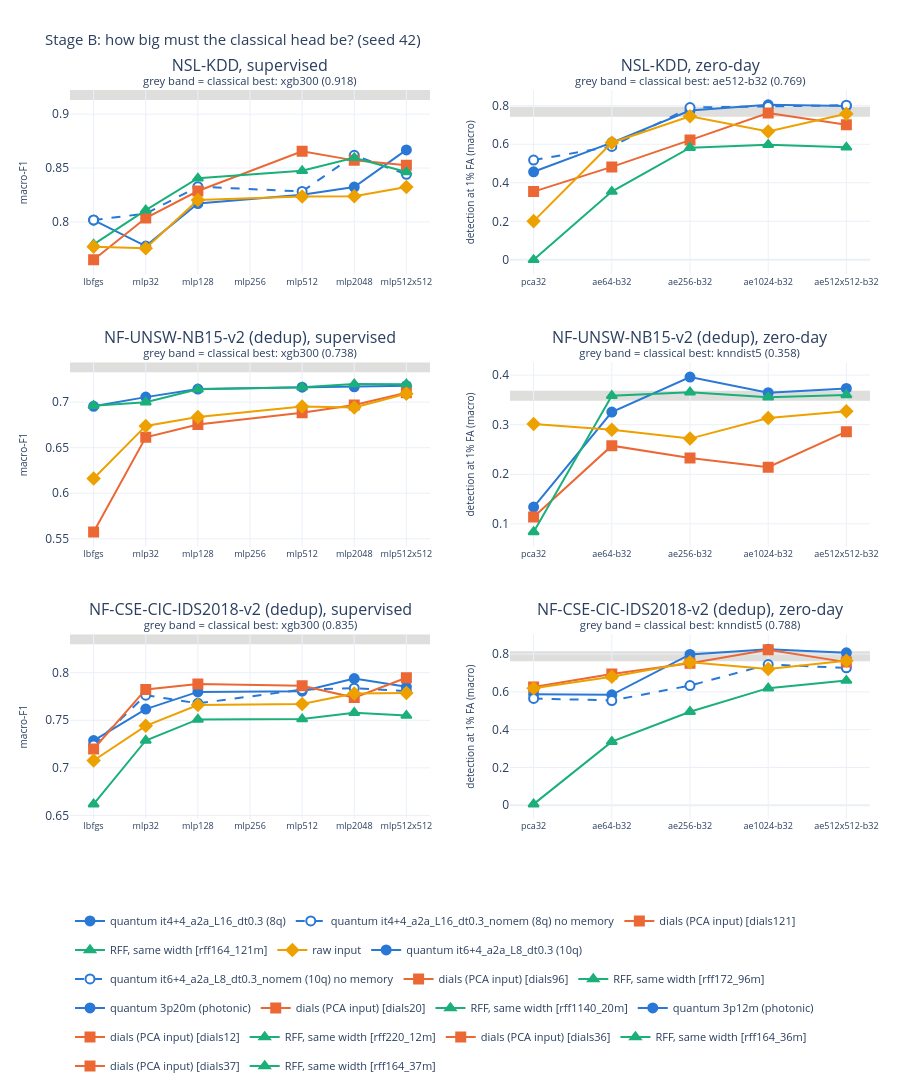

Write notebook code for a chart like this one.
### Markdown cell above
## 4. How big must the classical head be? (stage B, seed 42)

### Code cell
P.fig_heads(D, metric=METRIC, scheme=SCHEME)

### Figure 1 — Plotly figure (JSON) as saved in the notebook; plotly's stock layout.template omitted (floating-point values rounded to 4 significant figures)
{"data": [{"hovertemplate": "quantum it4+4_a2a_L16_dt0.3 (8q)<br>%{x}: %{y:.4f}<extra></extra>", "legendgroup": "quantum it4+4_a2a_L16_dt0.3 (8q)", "line": {"color": "#2a78d6", "dash": "solid", "width": 2}, "marker": {"color": "#2a78d6", "line": {"color": "#2a78d6", "width": 2}, "size": 9, "symbol": "circle"}, "mode": "lines+markers", "name": "quantum it4+4_a2a_L16_dt0.3 (8q)", "showlegend": true, "type": "scatter", "x": ["lbfgs", "mlp32", "mlp128", "mlp512", "mlp2048", "mlp512x512"], "xaxis": "x", "y": [0.8015, 0.7776, 0.8171, 0.8252, 0.8323, 0.8668], "yaxis": "y"}, {"hovertemplate": "quantum it4+4_a2a_L16_dt0.3_nomem (8q) no memory<br>%{x}: %{y:.4f}<extra></extra>", "legendgroup": "quantum it4+4_a2a_L16_dt0.3_nomem (8q) no memory", "line": {"color": "#2a78d6", "dash": "dash", "width": 2}, "marker": {"color": "white", "line": {"color": "#2a78d6", "width": 2}, "size": 9, "symbol": "circle"}, "mode": "lines+markers", "name": "quantum it4+4_a2a_L16_dt0.3_nomem (8q) no memory", "showlegend": true, "type": "scatter", "x": ["lbfgs", "mlp32", "mlp128", "mlp512", "mlp2048", "mlp512x512"], "xaxis": "x", "y": [0.8018, 0.8076, 0.8327, 0.8282, 0.8617, 0.8441], "yaxis": "y"}, {"hovertemplate": "dials (PCA input) [dials121]<br>%{x}: %{y:.4f}<extra></extra>", "legendgroup": "dials (PCA input) [dials121]", "line": {"color": "#eb6834", "dash": "solid", "width": 2}, "marker": {"color": "#eb6834", "line": {"color": "#eb6834", "width": 2}, "size": 9, "symbol": "square"}, "mode": "lines+markers", "name": "dials (PCA input) [dials121]", "showlegend": true, "type": "scatter", "x": ["lbfgs", "mlp32", "mlp128", "mlp512", "mlp2048", "mlp512x512"], "xaxis": "x", "y": [0.7648, 0.8036, 0.8286, 0.8655, 0.8571, 0.8525], "yaxis": "y"}, {"hovertemplate": "RFF, same width [rff164_121m]<br>%{x}: %{y:.4f}<extra></extra>", "legendgroup": "RFF, same width [rff164_121m]", "line": {"color": "#1baf7a", "dash": "solid", "width": 2}, "marker": {"color": "#1baf7a", "line": {"color": "#1baf7a", "width": 2}, "size": 9, "symbol": "triangle-up"}, "mode": "lines+markers", "name": "RFF, same width [rff164_121m]", "showlegend": true, "type": "scatter", "x": ["lbfgs", "mlp32", "mlp128", "mlp512", "mlp2048", "mlp512x512"], "xaxis": "x", "y": [0.779, 0.8108, 0.8405, 0.8474, 0.8595, 0.8463], "yaxis": "y"}, {"hovertemplate": "raw input<br>%{x}: %{y:.4f}<extra></extra>", "legendgroup": "raw input", "line": {"color": "#eda100", "dash": "solid", "width": 2}, "marker": {"color": "#eda100", "line": {"color": "#eda100", "width": 2}, "size": 9, "symbol": "diamond"}, "mode": "lines+markers", "name": "raw input", "showlegend": true, "type": "scatter", "x": ["lbfgs", "mlp32", "mlp128", "mlp512", "mlp2048", "mlp512x512"], "xaxis": "x", "y": [0.777, 0.7755, 0.8203, 0.8235, 0.8238, 0.8323], "yaxis": "y"}, {"hovertemplate": "quantum it6+4_a2a_L8_dt0.3 (10q)<br>%{x}: %{y:.4f}<extra></extra>", "legendgroup": "quantum it6+4_a2a_L8_dt0.3 (10q)", "line": {"color": "#2a78d6", "dash": "solid", "width": 2}, "marker": {"color": "#2a78d6", "line": {"color": "#2a78d6", "width": 2}, "size": 9, "symbol": "circle"}, "mode": "lines+markers", "name": "quantum it6+4_a2a_L8_dt0.3 (10q)", "showlegend": true, "type": "scatter", "x": ["pca32", "ae64-b32", "ae256-b32", "ae1024-b32", "ae512x512-b32"], "xaxis": "x2", "y": [0.4572, 0.6088, 0.7751, 0.8046, 0.7986], "yaxis": "y2"}, {"hovertemplate": "quantum it6+4_a2a_L8_dt0.3_nomem (10q) no memory<br>%{x}: %{y:.4f}<extra></extra>", "legendgroup": "quantum it6+4_a2a_L8_dt0.3_nomem (10q) no memory", "line": {"color": "#2a78d6", "dash": "dash", "width": 2}, "marker": {"color": "white", "line": {"color": "#2a78d6", "width": 2}, "size": 9, "symbol": "circle"}, "mode": "lines+markers", "name": "quantum it6+4_a2a_L8_dt0.3_nomem (10q) no memory", "showlegend": true, "type": "scatter", "x": ["pca32", "ae64-b32", "ae256-b32", "ae1024-b32", "ae512x512-b32"], "xaxis": "x2", "y": [0.5179, 0.5888, 0.7907, 0.7962, 0.8025], "yaxis": "y2"}, {"hovertemplate": "dials (PCA input) [dials96]<br>%{x}: %{y:.4f}<extra></extra>", "legendgroup": "dials (PCA input) [dials96]", "line": {"color": "#eb6834", "dash": "solid", "width": 2}, "marker": {"color": "#eb6834", "line": {"color": "#eb6834", "width": 2}, "size": 9, "symbol": "square"}, "mode": "lines+markers", "name": "dials (PCA input) [dials96]", "showlegend": true, "type": "scatter", "x": ["pca32", "ae64-b32", "ae256-b32", "ae1024-b32", "ae512x512-b32"], "xaxis": "x2", "y": [0.3543, 0.4824, 0.6216, 0.7621, 0.7017], "yaxis": "y2"}, {"hovertemplate": "RFF, same width [rff172_96m]<br>%{x}: %{y:.4f}<extra></extra>", "legendgroup": "RFF, same width [rff172_96m]", "line": {"color": "#1baf7a", "dash": "solid", "width": 2}, "marker": {"color": "#1baf7a", "line": {"color": "#1baf7a", "width": 2}, "size": 9, "symbol": "triangle-up"}, "mode": "lines+markers", "name": "RFF, same width [rff172_96m]", "showlegend": true, "type": "scatter", "x": ["pca32", "ae64-b32", "ae256-b32", "ae1024-b32", "ae512x512-b32"], "xaxis": "x2", "y": [0.0, 0.3545, 0.5821, 0.5981, 0.5842], "yaxis": "y2"}, {"hovertemplate": "raw input<br>%{x}: %{y:.4f}<extra></extra>", "legendgroup": "raw input", "line": {"color": "#eda100", "dash": "solid", "width": 2}, "marker": {"color": "#eda100", "line": {"color": "#eda100", "width": 2}, "size": 9, "symbol": "diamond"}, "mode": "lines+markers", "name": "raw input", "showlegend": false, "type": "scatter", "x": ["pca32", "ae64-b32", "ae256-b32", "ae1024-b32", "ae512x512-b32"], "xaxis": "x2", "y": [0.2009, 0.6082, 0.7455, 0.6668, 0.758], "yaxis": "y2"}, {"hovertemplate": "quantum 3p20m (photonic)<br>%{x}: %{y:.4f}<extra></extra>", "legendgroup": "quantum 3p20m (photonic)", "line": {"color": "#2a78d6", "dash": "solid", "width": 2}, "marker": {"color": "#2a78d6", "line": {"color": "#2a78d6", "width": 2}, "size": 9, "symbol": "circle"}, "mode": "lines+markers", "name": "quantum 3p20m (photonic)", "showlegend": true, "type": "scatter", "x": ["lbfgs", "mlp32", "mlp128", "mlp512", "mlp2048", "mlp512x512"], "xaxis": "x3", "y": [0.6955, 0.7055, 0.7143, 0.7164, 0.7169, 0.7181], "yaxis": "y3"}, {"hovertemplate": "dials (PCA input) [dials20]<br>%{x}: %{y:.4f}<extra></extra>", "legendgroup": "dials (PCA input) [dials20]", "line": {"color": "#eb6834", "dash": "solid", "width": 2}, "marker": {"color": "#eb6834", "line": {"color": "#eb6834", "width": 2}, "size": 9, "symbol": "square"}, "mode": "lines+markers", "name": "dials (PCA input) [dials20]", "showlegend": true, "type": "scatter", "x": ["lbfgs", "mlp32", "mlp128", "mlp512", "mlp2048", "mlp512x512"], "xaxis": "x3", "y": [0.5575, 0.6614, 0.6755, 0.6885, 0.6967, 0.7103], "yaxis": "y3"}, {"hovertemplate": "RFF, same width [rff1140_20m]<br>%{x}: %{y:.4f}<extra></extra>", "legendgroup": "RFF, same width [rff1140_20m]", "line": {"color": "#1baf7a", "dash": "solid", "width": 2}, "marker": {"color": "#1baf7a", "line": {"color": "#1baf7a", "width": 2}, "size": 9, "symbol": "triangle-up"}, "mode": "lines+markers", "name": "RFF, same width [rff1140_20m]", "showlegend": true, "type": "scatter", "x": ["lbfgs", "mlp32", "mlp128", "mlp512", "mlp2048", "mlp512x512"], "xaxis": "x3", "y": [0.6962, 0.6999, 0.7141, 0.7162, 0.7198, 0.7196], "yaxis": "y3"}, {"hovertemplate": "raw input<br>%{x}: %{y:.4f}<extra></extra>", "legendgroup": "raw input", "line": {"color": "#eda100", "dash": "solid", "width": 2}, "marker": {"color": "#eda100", "line": {"color": "#eda100", "width": 2}, "size": 9, "symbol": "diamond"}, "mode": "lines+markers", "name": "raw input", "showlegend": false, "type": "scatter", "x": ["lbfgs", "mlp32", "mlp128", "mlp512", "mlp2048", "mlp512x512"], "xaxis": "x3", "y": [0.6161, 0.6739, 0.6836, 0.6953, 0.6941, 0.7093], "yaxis": "y3"}, {"hovertemplate": "quantum 3p12m (photonic)<br>%{x}: %{y:.4f}<extra></extra>", "legendgroup": "quantum 3p12m (photonic)", "line": {"color": "#2a78d6", "dash": "solid", "width": 2}, "marker": {"color": "#2a78d6", "line": {"color": "#2a78d6", "width": 2}, "size": 9, "symbol": "circle"}, "mode": "lines+markers", "name": "quantum 3p12m (photonic)", "showlegend": true, "type": "scatter", "x": ["pca32", "ae64-b32", "ae256-b32", "ae1024-b32", "ae512x512-b32"], "xaxis": "x4", "y": [0.134, 0.3254, 0.3961, 0.3646, 0.3731], "yaxis": "y4"}, {"hovertemplate": "dials (PCA input) [dials12]<br>%{x}: %{y:.4f}<extra></extra>", "legendgroup": "dials (PCA input) [dials12]", "line": {"color": "#eb6834", "dash": "solid", "width": 2}, "marker": {"color": "#eb6834", "line": {"color": "#eb6834", "width": 2}, "size": 9, "symbol": "square"}, "mode": "lines+markers", "name": "dials (PCA input) [dials12]", "showlegend": true, "type": "scatter", "x": ["pca32", "ae64-b32", "ae256-b32", "ae1024-b32", "ae512x512-b32"], "xaxis": "x4", "y": [0.1138, 0.2577, 0.2327, 0.2143, 0.286], "yaxis": "y4"}, {"hovertemplate": "RFF, same width [rff220_12m]<br>%{x}: %{y:.4f}<extra></extra>", "legendgroup": "RFF, same width [rff220_12m]", "line": {"color": "#1baf7a", "dash": "solid", "width": 2}, "marker": {"color": "#1baf7a", "line": {"color": "#1baf7a", "width": 2}, "size": 9, "symbol": "triangle-up"}, "mode": "lines+markers", "name": "RFF, same width [rff220_12m]", "showlegend": true, "type": "scatter", "x": ["pca32", "ae64-b32", "ae256-b32", "ae1024-b32", "ae512x512-b32"], "xaxis": "x4", "y": [0.08362, 0.3583, 0.3657, 0.3553, 0.36], "yaxis": "y4"}, {"hovertemplate": "raw input<br>%{x}: %{y:.4f}<extra></extra>", "legendgroup": "raw input", "line": {"color": "#eda100", "dash": "solid", "width": 2}, "marker": {"color": "#eda100", "line": {"color": "#eda100", "width": 2}, "size": 9, "symbol": "diamond"}, "mode": "lines+markers", "name": "raw input", "showlegend": false, "type": "scatter", "x": ["pca32", "ae64-b32", "ae256-b32", "ae1024-b32", "ae512x512-b32"], "xaxis": "x4", "y": [0.3015, 0.2896, 0.2719, 0.3136, 0.3269], "yaxis": "y4"}, {"hovertemplate": "quantum it4+4_a2a_L16_dt0.3 (8q)<br>%{x}: %{y:.4f}<extra></extra>", "legendgroup": "quantum it4+4_a2a_L16_dt0.3 (8q)", "line": {"color": "#2a78d6", "dash": "solid", "width": 2}, "marker": {"color": "#2a78d6", "line": {"color": "#2a78d6", "width": 2}, "size": 9, "symbol": "circle"}, "mode": "lines+markers", "name": "quantum it4+4_a2a_L16_dt0.3 (8q)", "showlegend": false, "type": "scatter", "x": ["lbfgs", "mlp32", "mlp128", "mlp512", "mlp2048", "mlp512x512"], "xaxis": "x5", "y": [0.7287, 0.7618, 0.7799, 0.7806, 0.7939, 0.7852], "yaxis": "y5"}, {"hovertemplate": "quantum it4+4_a2a_L16_dt0.3_nomem (8q) no memory<br>%{x}: %{y:.4f}<extra></extra>", "legendgroup": "quantum it4+4_a2a_L16_dt0.3_nomem (8q) no memory", "line": {"color": "#2a78d6", "dash": "dash", "width": 2}, "marker": {"color": "white", "line": {"color": "#2a78d6", "width": 2}, "size": 9, "symbol": "circle"}, "mode": "lines+markers", "name": "quantum it4+4_a2a_L16_dt0.3_nomem (8q) no memory", "showlegend": false, "type": "scatter", "x": ["lbfgs", "mlp32", "mlp128", "mlp512", "mlp2048", "mlp512x512"], "xaxis": "x5", "y": [0.7239, 0.7764, 0.7678, 0.7823, 0.7837, 0.7807], "yaxis": "y5"}, {"hovertemplate": "dials (PCA input) [dials36]<br>%{x}: %{y:.4f}<extra></extra>", "legendgroup": "dials (PCA input) [dials36]", "line": {"color": "#eb6834", "dash": "solid", "width": 2}, "marker": {"color": "#eb6834", "line": {"color": "#eb6834", "width": 2}, "size": 9, "symbol": "square"}, "mode": "lines+markers", "name": "dials (PCA input) [dials36]", "showlegend": true, "type": "scatter", "x": ["lbfgs", "mlp32", "mlp128", "mlp512", "mlp2048", "mlp512x512"], "xaxis": "x5", "y": [0.7198, 0.7825, 0.7881, 0.7863, 0.7739, 0.7947], "yaxis": "y5"}, {"hovertemplate": "RFF, same width [rff164_36m]<br>%{x}: %{y:.4f}<extra></extra>", "legendgroup": "RFF, same width [rff164_36m]", "line": {"color": "#1baf7a", "dash": "solid", "width": 2}, "marker": {"color": "#1baf7a", "line": {"color": "#1baf7a", "width": 2}, "size": 9, "symbol": "triangle-up"}, "mode": "lines+markers", "name": "RFF, same width [rff164_36m]", "showlegend": true, "type": "scatter", "x": ["lbfgs", "mlp32", "mlp128", "mlp512", "mlp2048", "mlp512x512"], "xaxis": "x5", "y": [0.6619, 0.7288, 0.7509, 0.7513, 0.758, 0.755], "yaxis": "y5"}, {"hovertemplate": "raw input<br>%{x}: %{y:.4f}<extra></extra>", "legendgroup": "raw input", "line": {"color": "#eda100", "dash": "solid", "width": 2}, "marker": {"color": "#eda100", "line": {"color": "#eda100", "width": 2}, "size": 9, "symbol": "diamond"}, "mode": "lines+markers", "name": "raw input", "showlegend": false, "type": "scatter", "x": ["lbfgs", "mlp32", "mlp128", "mlp512", "mlp2048", "mlp512x512"], "xaxis": "x5", "y": [0.7077, 0.7442, 0.7661, 0.7671, 0.7782, 0.7788], "yaxis": "y5"}, {"hovertemplate": "quantum it4+4_a2a_L16_dt0.3 (8q)<br>%{x}: %{y:.4f}<extra></extra>", "legendgroup": "quantum it4+4_a2a_L16_dt0.3 (8q)", "line": {"color": "#2a78d6", "dash": "solid", "width": 2}, "marker": {"color": "#2a78d6", "line": {"color": "#2a78d6", "width": 2}, "size": 9, "symbol": "circle"}, "mode": "lines+markers", "name": "quantum it4+4_a2a_L16_dt0.3 (8q)", "showlegend": false, "type": "scatter", "x": ["pca32", "ae64-b32", "ae256-b32", "ae1024-b32", "ae512x512-b32"], "xaxis": "x6", "y": [0.5872, 0.5843, 0.798, 0.826, 0.8069], "yaxis": "y6"}, {"hovertemplate": "quantum it4+4_a2a_L16_dt0.3_nomem (8q) no memory<br>%{x}: %{y:.4f}<extra></extra>", "legendgroup": "quantum it4+4_a2a_L16_dt0.3_nomem (8q) no memory", "line": {"color": "#2a78d6", "dash": "dash", "width": 2}, "marker": {"color": "white", "line": {"color": "#2a78d6", "width": 2}, "size": 9, "symbol": "circle"}, "mode": "lines+markers", "name": "quantum it4+4_a2a_L16_dt0.3_nomem (8q) no memory", "showlegend": false, "type": "scatter", "x": ["pca32", "ae64-b32", "ae256-b32", "ae1024-b32", "ae512x512-b32"], "xaxis": "x6", "y": [0.5655, 0.5543, 0.6336, 0.7446, 0.7271], "yaxis": "y6"}, {"hovertemplate": "dials (PCA input) [dials37]<br>%{x}: %{y:.4f}<extra></extra>", "legendgroup": "dials (PCA input) [dials37]", "line": {"color": "#eb6834", "dash": "solid", "width": 2}, "marker": {"color": "#eb6834", "line": {"color": "#eb6834", "width": 2}, "size": 9, "symbol": "square"}, "mode": "lines+markers", "name": "dials (PCA input) [dials37]", "showlegend": true, "type": "scatter", "x": ["pca32", "ae64-b32", "ae256-b32", "ae1024-b32", "ae512x512-b32"], "xaxis": "x6", "y": [0.6256, 0.6944, 0.752, 0.8232, 0.7575], "yaxis": "y6"}, {"hovertemplate": "RFF, same width [rff164_37m]<br>%{x}: %{y:.4f}<extra></extra>", "legendgroup": "RFF, same width [rff164_37m]", "line": {"color": "#1baf7a", "dash": "solid", "width": 2}, "marker": {"color": "#1baf7a", "line": {"color": "#1baf7a", "width": 2}, "size": 9, "symbol": "triangle-up"}, "mode": "lines+markers", "name": "RFF, same width [rff164_37m]", "showlegend": true, "type": "scatter", "x": ["pca32", "ae64-b32", "ae256-b32", "ae1024-b32", "ae512x512-b32"], "xaxis": "x6", "y": [0.005963, 0.3364, 0.495, 0.6198, 0.6599], "yaxis": "y6"}, {"hovertemplate": "raw input<br>%{x}: %{y:.4f}<extra></extra>", "legendgroup": "raw input", "line": {"color": "#eda100", "dash": "solid", "width": 2}, "marker": {"color": "#eda100", "line": {"color": "#eda100", "width": 2}, "size": 9, "symbol": "diamond"}, "mode": "lines+markers", "name": "raw input", "showlegend": false, "type": "scatter", "x": ["pca32", "ae64-b32", "ae256-b32", "ae1024-b32", "ae512x512-b32"], "xaxis": "x6", "y": [0.6189, 0.6796, 0.7565, 0.721, 0.7647], "yaxis": "y6"}], "layout": {"annotations": [{"font": {"size": 16}, "showarrow": false, "text": "NSL-KDD, supervised<br><sup>grey band = classical best: xgb300 (0.918)</sup>", "x": 0.225, "xanchor": "center", "xref": "paper", "y": 1.0, "yanchor": "bottom", "yref": "paper"}, {"font": {"size": 16}, "showarrow": false, "text": "NSL-KDD, zero-day<br><sup>grey band = classical best: ae512-b32 (0.769)</sup>", "x": 0.775, "xanchor": "center", "xref": "paper", "y": 1.0, "yanchor": "bottom", "yref": "paper"}, {"font": {"size": 16}, "showarrow": false, "text": "NF-UNSW-NB15-v2 (dedup), supervised<br><sup>grey band = classical best: xgb300 (0.738)</sup>", "x": 0.225, "xanchor": "center", "xref": "paper", "y": 0.6267, "yanchor": "bottom", "yref": "paper"}, {"font": {"size": 16}, "showarrow": false, "text": "NF-UNSW-NB15-v2 (dedup), zero-day<br><sup>grey band = classical best: knndist5 (0.358)</sup>", "x": 0.775, "xanchor": "center", "xref": "paper", "y": 0.6267, "yanchor": "bottom", "yref": "paper"}, {"font": {"size": 16}, "showarrow": false, "text": "NF-CSE-CIC-IDS2018-v2 (dedup), supervised<br><sup>grey band = classical best: xgb300 (0.835)</sup>", "x": 0.225, "xanchor": "center", "xref": "paper", "y": 0.2533, "yanchor": "bottom", "yref": "paper"}, {"font": {"size": 16}, "showarrow": false, "text": "NF-CSE-CIC-IDS2018-v2 (dedup), zero-day<br><sup>grey band = classical best: knndist5 (0.788)</sup>", "x": 0.775, "xanchor": "center", "xref": "paper", "y": 0.2533, "yanchor": "bottom", "yref": "paper"}], "height": 1110, "hoverlabel": {"font": {"size": 11}}, "legend": {"font": {"size": 11}, "orientation": "h", "y": -0.12}, "margin": {"b": 60, "l": 70, "r": 30, "t": 90}, "shapes": [{"layer": "below", "line": {"color": "rgba(138,137,132,0.28)", "width": 10}, "type": "line", "x0": 0, "x1": 1, "xref": "x domain", "y0": 0.9178, "y1": 0.9178, "yref": "y"}, {"layer": "below", "line": {"color": "rgba(138,137,132,0.28)", "width": 10}, "type": "line", "x0": 0, "x1": 1, "xref": "x2 domain", "y0": 0.7691, "y1": 0.7691, "yref": "y2"}, {"layer": "below", "line": {"color": "rgba(138,137,132,0.28)", "width": 10}, "type": "line", "x0": 0, "x1": 1, "xref": "x3 domain", "y0": 0.7384, "y1": 0.7384, "yref": "y3"}, {"layer": "below", "line": {"color": "rgba(138,137,132,0.28)", "width": 10}, "type": "line", "x0": 0, "x1": 1, "xref": "x4 domain", "y0": 0.3583, "y1": 0.3583, "yref": "y4"}, {"layer": "below", "line": {"color": "rgba(138,137,132,0.28)", "width": 10}, "type": "line", "x0": 0, "x1": 1, "xref": "x5 domain", "y0": 0.8351, "y1": 0.8351, "yref": "y5"}, {"layer": "below", "line": {"color": "rgba(138,137,132,0.28)", "width": 10}, "type": "line", "x0": 0, "x1": 1, "xref": "x6 domain", "y0": 0.788, "y1": 0.788, "yref": "y6"}], "title": {"font": {"size": 15}, "text": "Stage B: how big must the classical head be? (seed 42)"}, "xaxis": {"anchor": "y", "categoryarray": ["lbfgs", "mlp32", "mlp128", "mlp256", "mlp512", "mlp2048", "mlp512x512"], "categoryorder": "array", "domain": [0.0, 0.45], "tickfont": {"size": 9}}, "xaxis2": {"anchor": "y2", "categoryarray": ["pca32", "ae64-b32", "ae256-b32", "ae1024-b32", "ae512x512-b32"], "categoryorder": "array", "domain": [0.55, 1.0], "tickfont": {"size": 9}}, "xaxis3": {"anchor": "y3", "categoryarray": ["lbfgs", "mlp32", "mlp128", "mlp256", "mlp512", "mlp2048", "mlp512x512"], "categoryorder": "array", "domain": [0.0, 0.45], "tickfont": {"size": 9}}, "xaxis4": {"anchor": "y4", "categoryarray": ["pca32", "ae64-b32", "ae256-b32", "ae1024-b32", "ae512x512-b32"], "categoryorder": "array", "domain": [0.55, 1.0], "tickfont": {"size": 9}}, "xaxis5": {"anchor": "y5", "categoryarray": ["lbfgs", "mlp32", "mlp128", "mlp256", "mlp512", "mlp2048", "mlp512x512"], "categoryorder": "array", "domain": [0.0, 0.45], "tickfont": {"size": 9}}, "xaxis6": {"anchor": "y6", "categoryarray": ["pca32", "ae64-b32", "ae256-b32", "ae1024-b32", "ae512x512-b32"], "categoryorder": "array", "domain": [0.55, 1.0], "tickfont": {"size": 9}}, "yaxis": {"anchor": "x", "domain": [0.7467, 1.0], "title": {"font": {"size": 10}, "text": "macro-F1"}}, "yaxis2": {"anchor": "x2", "domain": [0.7467, 1.0], "title": {"font": {"size": 10}, "text": "detection at 1% FA (macro)"}}, "yaxis3": {"anchor": "x3", "domain": [0.3733, 0.6267], "title": {"font": {"size": 10}, "text": "macro-F1"}}, "yaxis4": {"anchor": "x4", "domain": [0.3733, 0.6267], "title": {"font": {"size": 10}, "text": "detection at 1% FA (macro)"}}, "yaxis5": {"anchor": "x5", "domain": [0.0, 0.2533], "title": {"font": {"size": 10}, "text": "macro-F1"}}, "yaxis6": {"anchor": "x6", "domain": [0.0, 0.2533], "title": {"font": {"size": 10}, "text": "detection at 1% FA (macro)"}}}}
